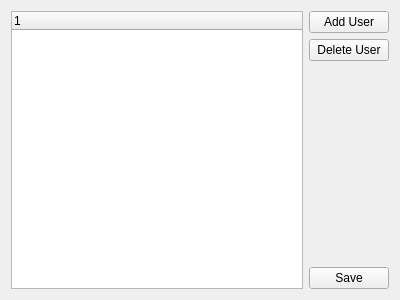
<?xml version="1.0" encoding="UTF-8"?>
<ui version="4.0">
 <class>UserTreeWidget</class>
 <widget class="QWidget" name="UserTreeWidget">
  <property name="geometry">
   <rect>
    <x>0</x>
    <y>0</y>
    <width>400</width>
    <height>300</height>
   </rect>
  </property>
  <property name="windowTitle">
   <string>UserTreeWidget</string>
  </property>
  <layout class="QHBoxLayout" name="horizontalLayout_2">
   <item>
    <layout class="QHBoxLayout" name="horizontalLayout">
     <item>
      <widget class="QTreeWidget" name="userTreeWidget"/>
     </item>
     <item>
      <layout class="QVBoxLayout" name="verticalLayout">
       <property name="leftMargin">
        <number>0</number>
       </property>
       <item>
        <widget class="QPushButton" name="addBtn">
         <property name="text">
          <string>Add User</string>
         </property>
        </widget>
       </item>
       <item>
        <widget class="QPushButton" name="deleteBtn">
         <property name="text">
          <string>Delete User</string>
         </property>
        </widget>
       </item>
       <item>
        <spacer name="verticalSpacer">
         <property name="orientation">
          <enum>Qt::Orientation::Vertical</enum>
         </property>
         <property name="sizeHint" stdset="0">
          <size>
           <width>20</width>
           <height>40</height>
          </size>
         </property>
        </spacer>
       </item>
       <item>
        <widget class="QPushButton" name="saveBtn">
         <property name="text">
          <string>Save</string>
         </property>
        </widget>
       </item>
      </layout>
     </item>
    </layout>
   </item>
  </layout>
 </widget>
 <resources/>
 <connections/>
</ui>
